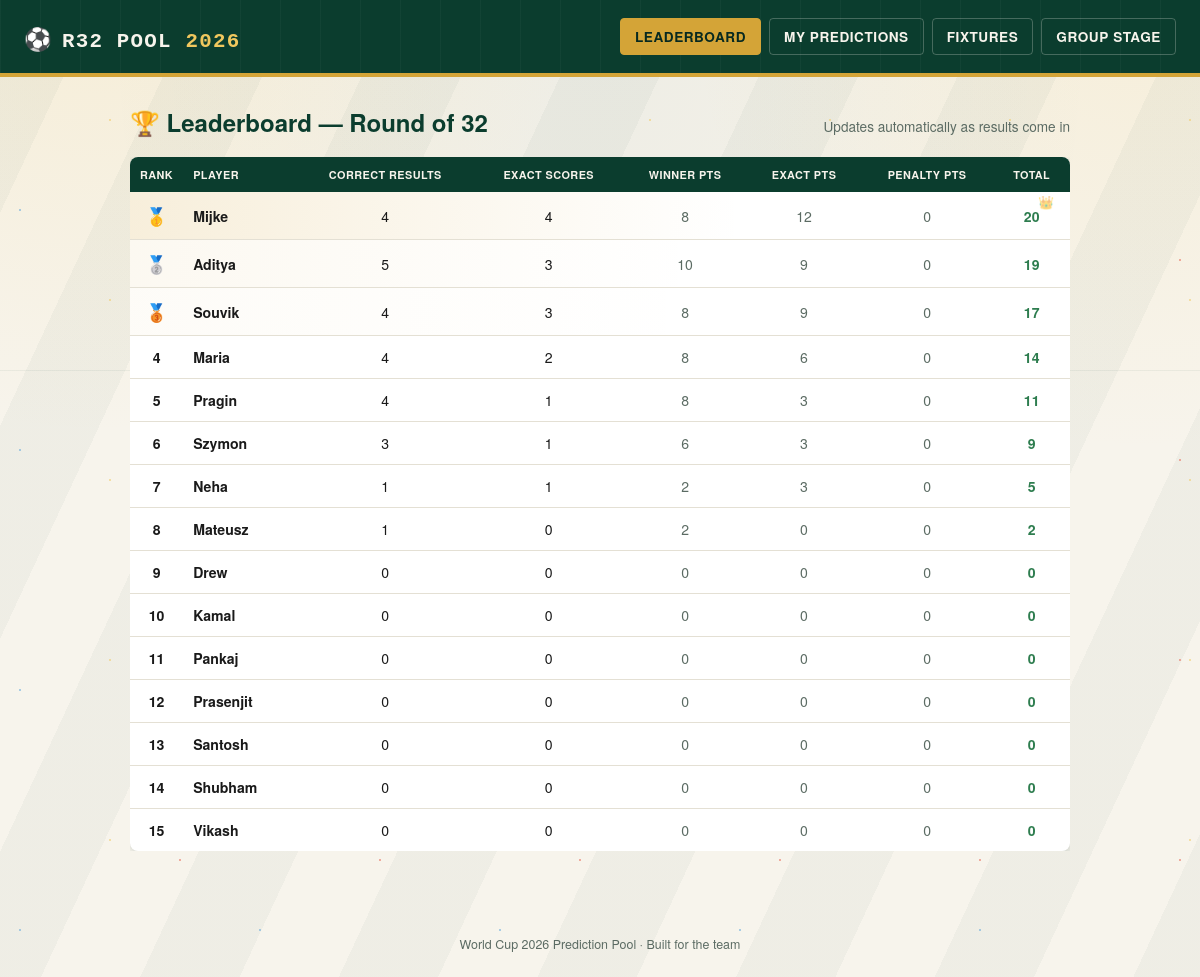
The app's page /leaderboard with its own data.
### tables this page shows
CREATE TABLE players (
            id INTEGER PRIMARY KEY AUTOINCREMENT,
            name TEXT UNIQUE NOT NULL
        );

### app.py (the view)
@app.route("/leaderboard")
def leaderboard():
    board = get_r32_leaderboard()
    return render_template("leaderboard.html", leaderboard=board, active_page="leaderboard")

### database.py (called while the page is built)
def get_connection():
    conn = sqlite3.connect(DB_FILE)
    conn.row_factory = sqlite3.Row
    return conn

### templates/leaderboard.html (shortened to what this page needs)
{% extends "base.html" %}
{% block content %}
<div class="lb-header">
  <h2>🏆 Leaderboard — Round of 32</h2>
  <div class="sub">Updates automatically as results come in</div>
</div>
{% if leaderboard %}
<div class="table-scroll">
<table class="board">
  <thead>
    <tr>
      <th class="num">Rank</th>
      <th>Player</th>
      <th class="num">Correct&nbsp;Results</th>
      <th class="num">Exact&nbsp;Scores</th>
      <th class="num">Winner&nbsp;Pts</th>
      <th class="num">Exact&nbsp;Pts</th>
      <th class="num">Penalty&nbsp;Pts</th>
      <th class="num">Total</th>
    </tr>
  </thead>
  <tbody>
    {% for row in leaderboard %}
    <tr class="{{ 'top1' if row.rank == 1 else 'top2' if row.rank == 2 else 'top3' if row.rank == 3 else '' }}">
      <td class="num rank-cell">
        {% if row.rank == 1 %}<span class="medal" onclick="confettiBurst(event.clientX, event.clientY)" title="Click me!">🥇</span>
        {% elif row.rank == 2 %}<span class="medal">🥈</span>
        {% elif row.rank == 3 %}<span class="medal">🥉</span>
        {% else %}{{ row.rank }}{% endif %}
      </td>
      <td class="player-name"><a href="{{ url_for('predict', player_name=row.name) }}" class="player-link">{{ row.name }}</a></td>
      <td class="num">{{ row.correct_results }}</td>
      <td class="num">{{ row.exact_scores }}</td>
      <td class="num subtle">{{ row.winner_pts }}</td>
      <td class="num subtle">{{ row.exact_pts }}</td>
      <td class="num subtle">{{ row.penalty_pts }}</td>
      <td class="num total-pts">{{ row.total_points }}</td>
    </tr>
    {% endfor %}
  </tbody>
</table>
</div>
{% else %}
<div class="empty-state">No players yet.</div>
{% endif %}
{% endblock %}

### templates/base.html (style rules this page uses)
:root { --pitch: #0B3D2E; --pitch-dark: #072920; --chalk: #F7F4EC; --gold: #D4A437; --gold-bright:#F0C75E; --ink: #1A1A1A; --ink-soft: #5B6B63; --line: #E4E0D4; --win: #2E7D4F; --loss: #B0382B; --card: #FFFFFF; --confetti-1: #F0C75E; --confetti-2: #E8634F; --confetti-3: #5BA3D9; --confetti-4: #6FBF7B; --confetti-5: #D4699B; }
* { box-sizing: border-box; }
body { margin: 0; font-family: 'Helvetica Neue', Arial, sans-serif; color: var(--ink); min-height: 100vh; background-color: var(--chalk); background-image: radial-gradient(circle at 50% 38%, transparent 0, transparent 130px, rgba(11,61,46,0.05) 132px, rgba(11,61,46,0.05) 136px, transparent 138px), linear-gradient(180deg, transparent 0, transparent calc(38% - 1px), rgba(11,61,46,0.06) calc(38% - 1px), rgba(11,61,46,0.06) 38%, transparent 38%), repeating-linear-gradient(115deg, rgba(11,61,46,0.035) 0px, rgba(11,61,46,0.035) 90px, transparent 90px, transparent 180px), radial-gradient(circle at 8% -5%, rgba(240,199,94,0.16), transparent 32%), radial-gradient(circle at 95% 0%, rgba(240,199,94,0.13), transparent 30%), radial-gradient(ellipse at 50% 0%, rgba(11,61,46,0.04), transparent 60%); background-attachment: fixed; background-size: cover; position: relative; }
body::before { content: ""; position: fixed; inset: 0; pointer-events: none; z-index: 0; opacity: 0.5; background-image: radial-gradient(circle, var(--gold-bright) 1.5px, transparent 1.5px), radial-gradient(circle, var(--confetti-3) 1.5px, transparent 1.5px), radial-gradient(circle, var(--confetti-2) 1.5px, transparent 1.5px); background-size: 180px 180px, 240px 240px, 200px 200px; background-position: 20px 30px, 140px 90px, 80px 160px; animation: drift 60s linear infinite; }

### templates/leaderboard.html (style rules this page uses)
.lb-header { display: flex; align-items: baseline; justify-content: space-between; margin-bottom: 18px; flex-wrap: wrap; gap: 8px; }
.lb-header h2 { font-size: 1.5rem; margin: 0; color: var(--pitch); }
.lb-header .sub { color: var(--ink-soft); font-size: 0.85rem; }
.table-scroll { overflow-x: auto; -webkit-overflow-scrolling: touch; }
table.board { width: 100%; min-width: 640px; border-collapse: collapse; background: var(--card); border-radius: 8px; overflow: hidden; box-shadow: 0 4px 16px rgba(11,61,46,0.12), 0 1px 3px rgba(0,0,0,0.06); }
table.board thead th { background: var(--pitch); color: var(--chalk); text-align: left; font-size: 0.68rem; text-transform: uppercase; letter-spacing: 0.04em; padding: 10px 10px; white-space: nowrap; }
table.board thead th.num { text-align: center; }
table.board tbody td { padding: 11px 10px; border-bottom: 1px solid var(--line); font-size: 0.88rem; }
table.board tbody td.num { text-align: center; font-variant-numeric: tabular-nums; }
table.board tbody tr:last-child td { border-bottom: none; }
table.board tbody tr { transition: background 0.15s ease, transform 0.15s ease; }
.rank-cell { font-weight: 700; width: 44px; }
.medal { font-size: 1.1rem; display: inline-block; animation: medal-idle 3s ease-in-out infinite; cursor: default; }
tr.top1 .medal { cursor: pointer; animation-delay: 0s; }
tr.top2 .medal { animation-delay: 0.3s; }
tr.top3 .medal { animation-delay: 0.6s; }
tr.top1 { background: linear-gradient(90deg, rgba(212,164,55,0.18), transparent 65%); position: relative; }
tr.top1::after { content: "👑"; position: absolute; right: 16px; font-size: 0.8rem; opacity: 0.6; }
tr.top2 { background: linear-gradient(90deg, rgba(212,164,55,0.07), transparent 60%); }
tr.top3 { background: linear-gradient(90deg, rgba(212,164,55,0.04), transparent 60%); }
.player-name { font-weight: 600; }
.player-link { color: var(--ink); text-decoration: none; border-bottom: 1px dashed transparent; transition: border-color 0.15s ease, color 0.15s ease; }
.total-pts { font-weight: 800; font-size: 1.0rem; color: var(--win); font-variant-numeric: tabular-nums; }
.subtle { color: var(--ink-soft); }

### records on screen
players: name "Mijke", correct_results "4", exact_scores "4", winner_pts "8", exact_pts "12", penalty_pts "0", total_points "20"
players: name "Aditya", correct_results "5", exact_scores "3", winner_pts "10", exact_pts "9", penalty_pts "0", total_points "19"
players: name "Souvik", correct_results "4", exact_scores "3", winner_pts "8", exact_pts "9", penalty_pts "0", total_points "17"
players: rank "4", name "Maria", correct_results "4", exact_scores "2", winner_pts "8", exact_pts "6", penalty_pts "0", total_points "14"
players: rank "5", name "Pragin", correct_results "4", exact_scores "1", winner_pts "8", exact_pts "3", penalty_pts "0", total_points "11"
players: rank "6", name "Szymon", correct_results "3", exact_scores "1", winner_pts "6", exact_pts "3", penalty_pts "0", total_points "9"
players: rank "7", name "Neha", correct_results "1", exact_scores "1", winner_pts "2", exact_pts "3", penalty_pts "0", total_points "5"
players: rank "8", name "Mateusz", correct_results "1", exact_scores "0", winner_pts "2", exact_pts "0", penalty_pts "0", total_points "2"
players: rank "9", name "Drew", correct_results "0", exact_scores "0", winner_pts "0", exact_pts "0", penalty_pts "0", total_points "0"
players: rank "10", name "Kamal", correct_results "0", exact_scores "0", winner_pts "0", exact_pts "0", penalty_pts "0", total_points "0"
players: rank "11", name "Pankaj", correct_results "0", exact_scores "0", winner_pts "0", exact_pts "0", penalty_pts "0", total_points "0"
players: rank "12", name "Prasenjit", correct_results "0", exact_scores "0", winner_pts "0", exact_pts "0", penalty_pts "0", total_points "0"
players: rank "13", name "Santosh", correct_results "0", exact_scores "0", winner_pts "0", exact_pts "0", penalty_pts "0", total_points "0"
players: rank "14", name "Shubham", correct_results "0", exact_scores "0", winner_pts "0", exact_pts "0", penalty_pts "0", total_points "0"
players: rank "15", name "Vikash", correct_results "0", exact_scores "0", winner_pts "0", exact_pts "0", penalty_pts "0", total_points "0"
